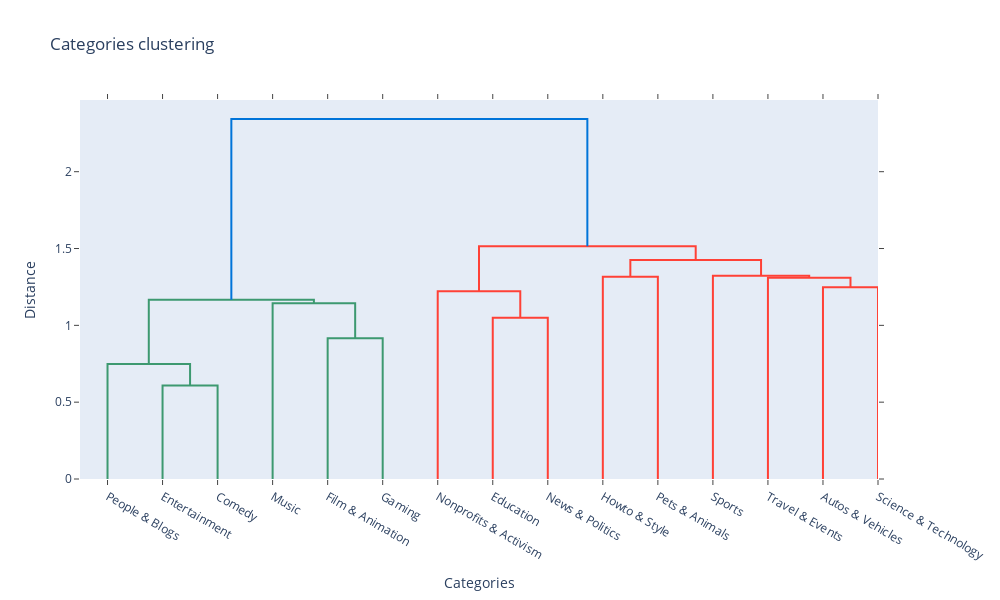

The cell this chart's notebook holds for it:
### Markdown cell above
We finish the analysis by simplifying the task to the content creator. We now try to identify clusters of categories based of the distance matrix. For that, we use hierarchical clustering as following :

### Code cell
import pandas as pd
import numpy as np
from scipy.cluster.hierarchy import linkage, dendrogram
from scipy.spatial.distance import squareform
import plotly.figure_factory as ff

# Créer un dendrogramme interactif avec Plotly
fig = ff.create_dendrogram(
    distance_matrix,
    labels=liste_categories[liste_indices],
    orientation='bottom',
    linkagefun=lambda x: linkage(x, 'ward')
)

# Mise en forme du graphique
fig.update_layout(
    title="Categories clustering",
    xaxis_title="Categories",
    yaxis_title="Distance",
    width=1000,
    height=600
)

fig.write_html("dendogramme.html")

# Afficher le dendrogramme interactif
fig.show()

### Figure 1 — Plotly figure (JSON) as saved in the notebook; plotly's stock layout.template omitted (floating-point values rounded to 4 significant figures)
{"data": [{"hoverinfo": "text", "marker": {"color": "rgb(61,153,112)"}, "mode": "lines", "type": "scatter", "x": [15, 15, 25, 25], "xaxis": "x", "y": [0, 0.6081, 0.6081, 0], "yaxis": "y"}, {"hoverinfo": "text", "marker": {"color": "rgb(61,153,112)"}, "mode": "lines", "type": "scatter", "x": [5, 5, 20, 20], "xaxis": "x", "y": [0, 0.7477, 0.7477, 0.6081], "yaxis": "y"}, {"hoverinfo": "text", "marker": {"color": "rgb(61,153,112)"}, "mode": "lines", "type": "scatter", "x": [45, 45, 55, 55], "xaxis": "x", "y": [0, 0.9167, 0.9167, 0], "yaxis": "y"}, {"hoverinfo": "text", "marker": {"color": "rgb(61,153,112)"}, "mode": "lines", "type": "scatter", "x": [35, 35, 50, 50], "xaxis": "x", "y": [0, 1.144, 1.144, 0.9167], "yaxis": "y"}, {"hoverinfo": "text", "marker": {"color": "rgb(61,153,112)"}, "mode": "lines", "type": "scatter", "x": [12.5, 12.5, 42.5, 42.5], "xaxis": "x", "y": [0.7477, 1.166, 1.166, 1.144], "yaxis": "y"}, {"hoverinfo": "text", "marker": {"color": "rgb(255,65,54)"}, "mode": "lines", "type": "scatter", "x": [75, 75, 85, 85], "xaxis": "x", "y": [0, 1.05, 1.05, 0], "yaxis": "y"}, {"hoverinfo": "text", "marker": {"color": "rgb(255,65,54)"}, "mode": "lines", "type": "scatter", "x": [65, 65, 80, 80], "xaxis": "x", "y": [0, 1.222, 1.222, 1.05], "yaxis": "y"}, {"hoverinfo": "text", "marker": {"color": "rgb(255,65,54)"}, "mode": "lines", "type": "scatter", "x": [95, 95, 105, 105], "xaxis": "x", "y": [0, 1.316, 1.316, 0], "yaxis": "y"}, {"hoverinfo": "text", "marker": {"color": "rgb(255,65,54)"}, "mode": "lines", "type": "scatter", "x": [135, 135, 145, 145], "xaxis": "x", "y": [0, 1.249, 1.249, 0], "yaxis": "y"}, {"hoverinfo": "text", "marker": {"color": "rgb(255,65,54)"}, "mode": "lines", "type": "scatter", "x": [125, 125, 140, 140], "xaxis": "x", "y": [0, 1.31, 1.31, 1.249], "yaxis": "y"}, {"hoverinfo": "text", "marker": {"color": "rgb(255,65,54)"}, "mode": "lines", "type": "scatter", "x": [115, 115, 132.5, 132.5], "xaxis": "x", "y": [0, 1.322, 1.322, 1.31], "yaxis": "y"}, {"hoverinfo": "text", "marker": {"color": "rgb(255,65,54)"}, "mode": "lines", "type": "scatter", "x": [100, 100, 123.8, 123.8], "xaxis": "x", "y": [1.316, 1.425, 1.425, 1.322], "yaxis": "y"}, {"hoverinfo": "text", "marker": {"color": "rgb(255,65,54)"}, "mode": "lines", "type": "scatter", "x": [72.5, 72.5, 111.9, 111.9], "xaxis": "x", "y": [1.222, 1.514, 1.514, 1.425], "yaxis": "y"}, {"hoverinfo": "text", "marker": {"color": "rgb(0,116,217)"}, "mode": "lines", "type": "scatter", "x": [27.5, 27.5, 92.19, 92.19], "xaxis": "x", "y": [1.166, 2.343, 2.343, 1.514], "yaxis": "y"}], "layout": {"autosize": false, "height": 600, "hovermode": "closest", "showlegend": false, "title": {"text": "Categories clustering"}, "width": 1000, "xaxis": {"mirror": "allticks", "rangemode": "tozero", "showgrid": false, "showline": true, "showticklabels": true, "tickmode": "array", "ticks": "outside", "ticktext": ["People & Blogs", "Entertainment", "Comedy", "Music", "Film & Animation", "Gaming", "Nonprofits & Activism", "Education", "News & Politics", "Howto & Style", "Pets & Animals", "Sports", "Travel & Events", "Autos & Vehicles", "Science & Technology"], "tickvals": [5, 15, 25, 35, 45, 55, 65, 75, 85, 95, 105, 115, 125, 135, 145], "title": {"text": "Categories"}, "type": "linear", "zeroline": false}, "yaxis": {"mirror": "allticks", "rangemode": "tozero", "showgrid": false, "showline": true, "showticklabels": true, "ticks": "outside", "title": {"text": "Distance"}, "type": "linear", "zeroline": false}}}
